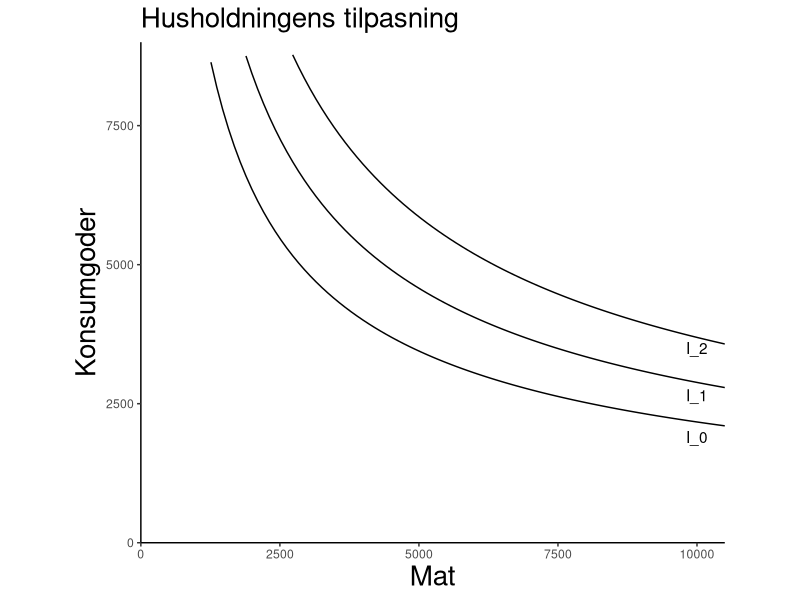
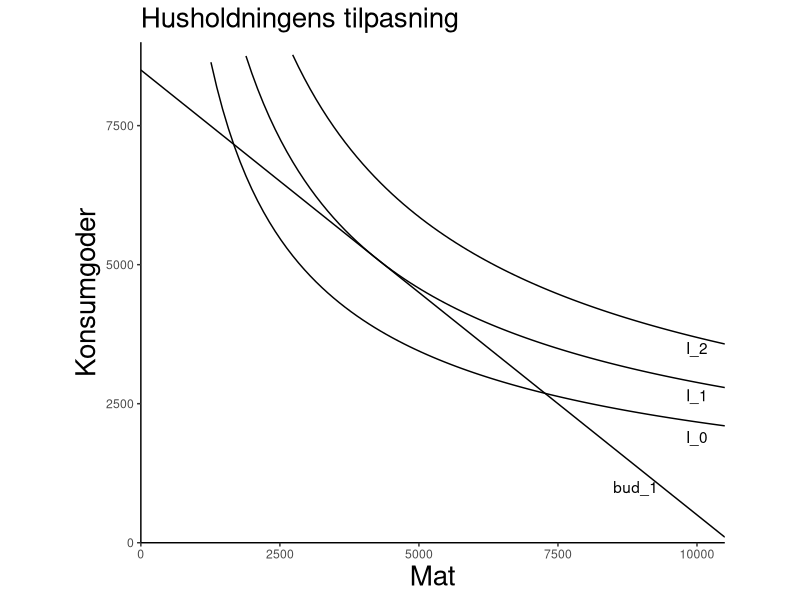
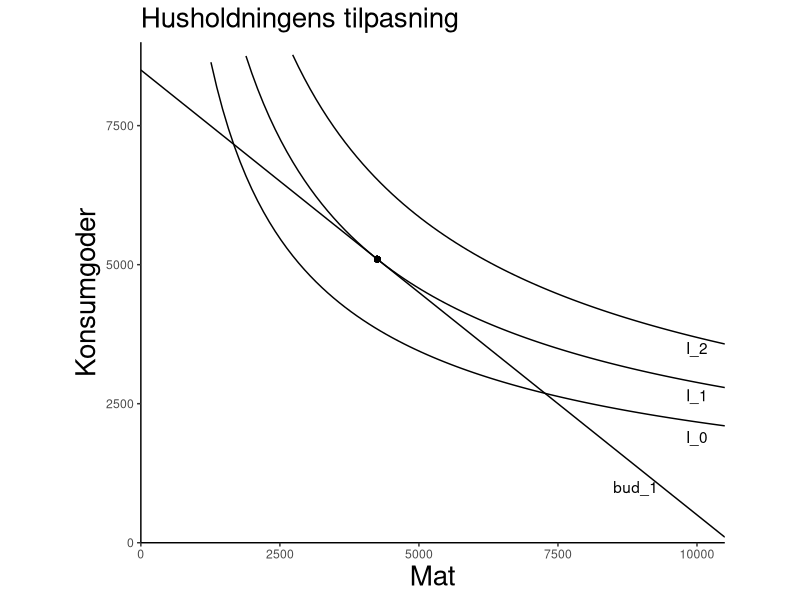

Reproduce these figures in R, in order.
## ---- chunk 1
rm(list = ls())

suppressPackageStartupMessages(library(tidyverse))


# vi lager oss noen tall for x-variabelen (mat)

x <- seq(0, 10500, by = 1)

# gjør om til data frame

df <- data.frame(x)

#lag aksen for tegningen

axes_1 <- ggplot(df, aes(x))+
  labs(title="Husholdningens tilpasning", 
    x="Mat",
    y="Konsumgoder")+
  theme(axis.title = element_text(size = 20),
        plot.title = element_text(size = 20),
        panel.background = element_blank(), # hvit bakgrunn
        axis.line = element_line(colour = "black"))+ # sett inn akselinjer
  coord_fixed(ratio = 1)+ # lik skala for x og y aksen
  scale_x_continuous(limits = c(0, 10500), expand = c(0, 0))+
  scale_y_continuous(limits = c(0, 9000), expand = c(0, 0)) # begrense aksene
# og sikre at akselinjene møttes i (0,0).

# vi angir noen indifferenskurver

I_0 <- function(x) (4000^(5/3))/x^(2/3) # nyttenivå 4000
I_1 <- function(x) (4741^(5/3))/x^(2/3)
I_2 <- function(x) (5500^(5/3))/x^(2/3)

figur_1 <- axes_1 + 
  stat_function(df,
        fun=I_0,
        mapping = aes()
        ) +
  stat_function(df,
                fun=I_1,
                mapping = aes()
  ) +
  stat_function(df,
                fun=I_2,
                mapping = aes()
  )+
  annotate("text",x=10000,y=1900, label="I_0")+
  annotate("text",x=10000,y=2650, label="I_1")+
  annotate("text",x=10000,y=3500, label="I_2")

figur_1
## ---- chunk 2
bud_1 <- function(x) 8500-0.8*x
figur_2 <- figur_1+
  stat_function(df,fun=bud_1, mapping = aes())+
annotate("text",x=8900,y=1000, label="bud_1")

figur_2
## ---- chunk 3
bud_1 <- function(x) 8500-0.8*x

figur_3 <- figur_2 +
  geom_point(x=4250, y=5100)

figur_3
## ---- chunk 4

